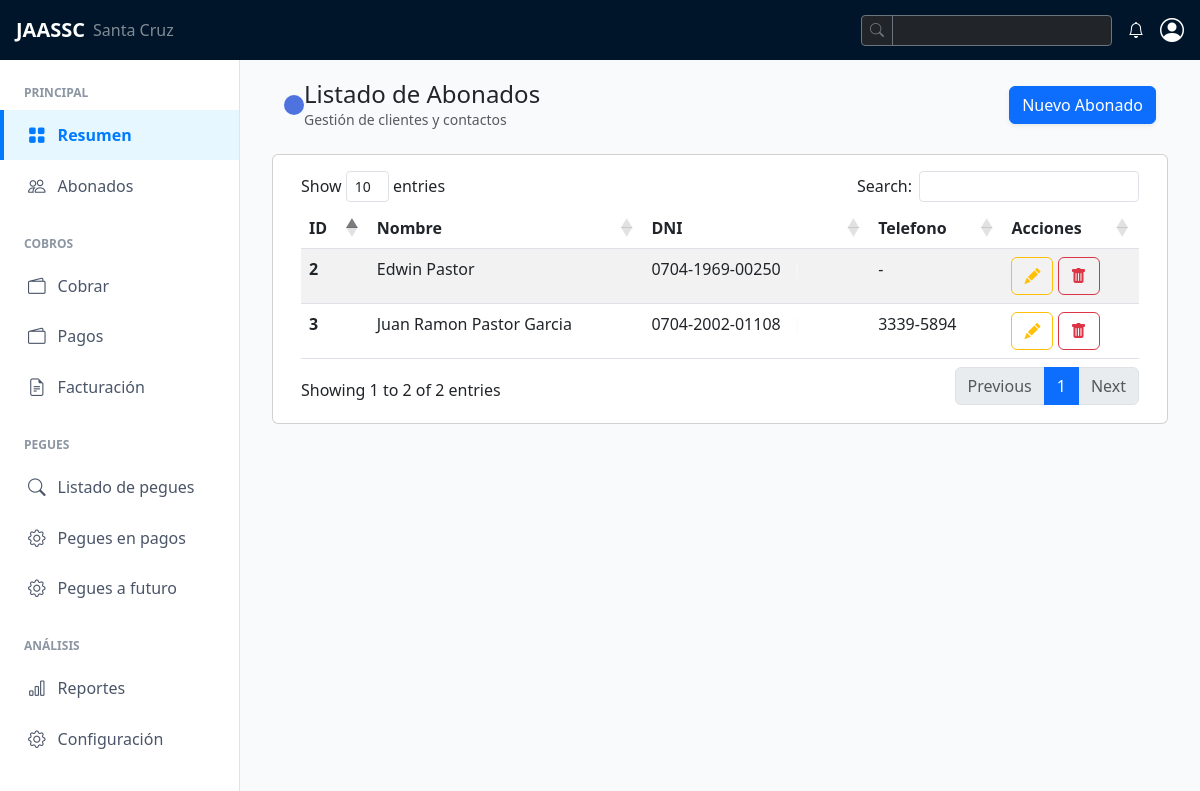
The page /abonados/ (signed in) on the database as committed earlier.
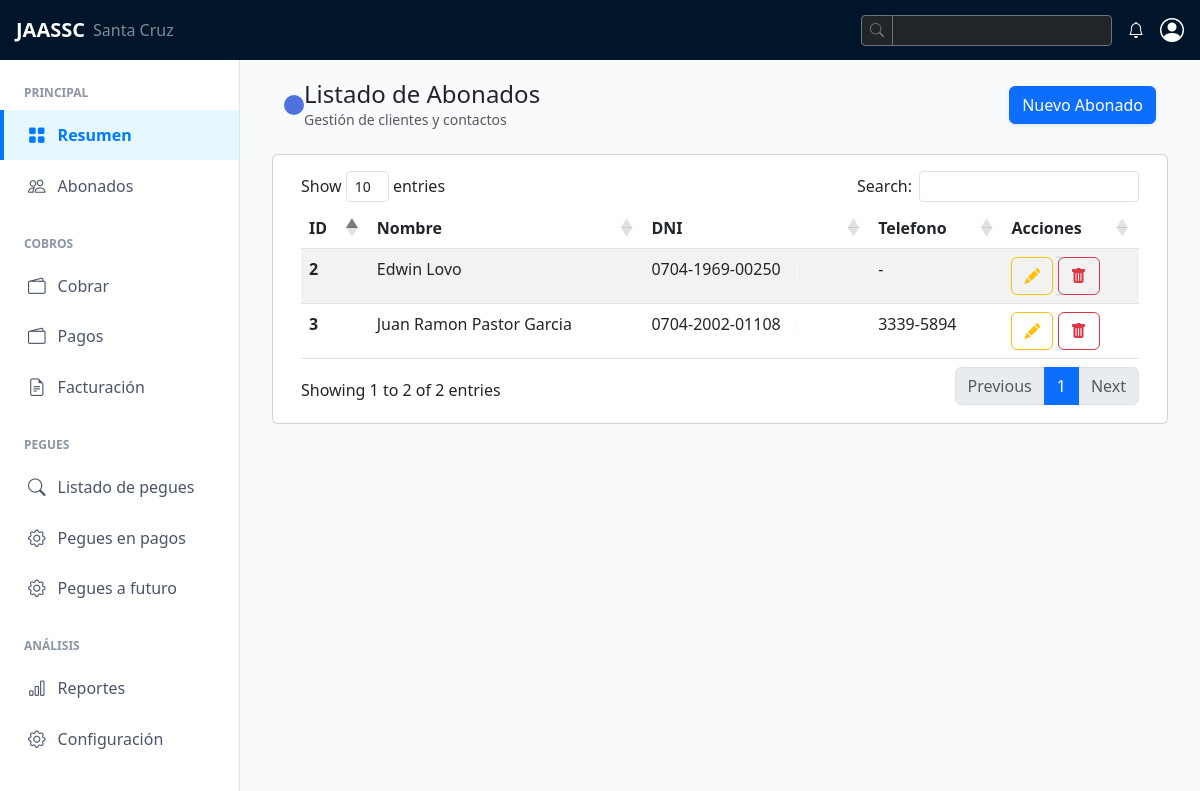
The same page on the database as committed later.
### abonados/models.py (models this page shows, shortened)
class Abonado(models.Model):
    nombre = models.CharField(max_length=100)
    dni = models.CharField(max_length=13, unique=True, blank=True, null=True, default="")
    telefono = models.CharField(max_length=8, blank=True, null=True)

### abonados/views.py (the view)
# urls.py: path("", views.abonados_index, name="view"),
@login_required
def abonados_index(request):
    abonados = Abonado.objects.all()
    return render(request, "abonados_index.html", {"abonados": abonados})

### abonados/templates/abonados_index.html (shortened to what this page needs)
{% extends "index.html" %}
{% block content %}
<div class="container page-header d-flex align-items-center justify-content-between mb-4">
    <div class="d-flex align-items-center">
        <div class="page-header-icon mr-3" style="background-color: #4e73df; padding: 10px; border-radius: 10px;">
        </div>
        <div>
            <div class="page-title h4 mb-0">Listado de Abonados</div>
            <div class="page-subtitle text-muted small">Gestión de clientes y contactos</div>
        </div>
    </div>
    <div>
        <button class="btn btn-primary shadow-sm" hx-get="{% url 'abonados:create' %}" hx-target="#modal-body"
            data-modal-icon="fas fa-user-plus" data-modal-title="Agregar Abonado" data-toggle="modal"
            data-target="#modal_create">
            <span>Nuevo Abonado</span>
        </button>
    </div>
</div>
<div class="container card mb-4">
    <div class="card-body">
        <table class="table table-striped" id="dataTable">
            <thead>
                <tr>
                    <th scope="col">ID</th>
                    <th scope="col">Nombre</th>
                    <th scope="col">DNI</th>
                    <th scope="col">Telefono</th>
                    <th scope="col">Acciones</th>
                </tr>
            </thead>
            <tbody>
                {% for abonado in abonados %}
                <tr>
                    <th scope="row">{{ abonado.id }}</th>
                    <td>{{ abonado.nombre }}</td>
                    <td>
                        {{ abonado.dni|slice:":4"|default:"" }}-{{abonado.dni|slice:"4:8"|default:"" }}-{{ abonado.dni|slice:"8:"|default:"" }} <span class="mx-2 text-light">|</span>
                    </td>
                    <td>
                        {{ abonado.telefono|slice:":4"|default:"" }}-{{abonado.telefono|slice:"4:8"|default:"" }}
                    </td>
                    <td>
                        <button type="button" class="btn btn-outline-warning" hx-get="{% url 'abonados:edit' abonado.id %}" hx-target="#modal-body" data-toggle="modal"
                            data-target="#modal_create" data-modal-icon="bi bi-pencil-fill"
                            data-modal-title="Editar"><i class="bi bi-pencil-fill"></i></button>
                        <button type="button" class="btn btn-outline-danger" hx-get="{% url 'abonados:delete' abonado.id %}" hx-target="#modal-body" data-toggle="modal"
                            data-target="#modal_create" data-modal-icon="bi bi-trash-fill"
                            data-modal-title="Eliminar"><i class="bi bi-trash-fill"></i></button>
                </tr>
                {% endfor %}
            </tbody>
        </table>
    </div>
</div>
{% endblock %}

Rows that differ between the two databases and show on the page:
changed Abonado id 2: nombre "Edwin Pastor" → "Edwin Lovo"
